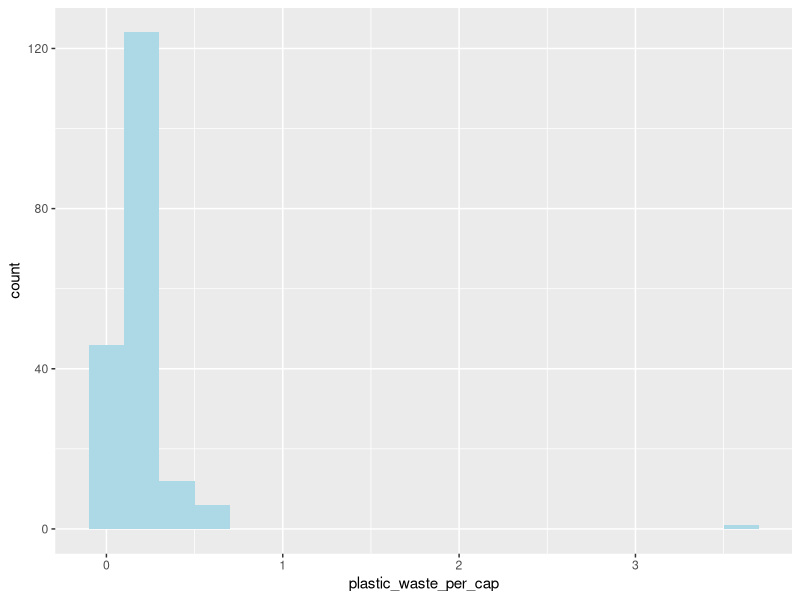

R code for this plot: (Note: this script raises an error after producing the figure.)
## ---- chunk 1
library(tidyverse)
## ---- chunk 2
plastic_waste <- read_csv("data/plastic-waste.csv")
## ---- chunk 3
ggplot(data = plastic_waste, aes(x = plastic_waste_per_cap)) +
  geom_histogram(binwidth = 0.2, fill = "light blue")
## ---- chunk 4
plastic_waste %>%
  filter(plastic_waste_per_cap > 3.5)
## ---- chunk 5
knitr::include_graphics("data/Graph.png")
